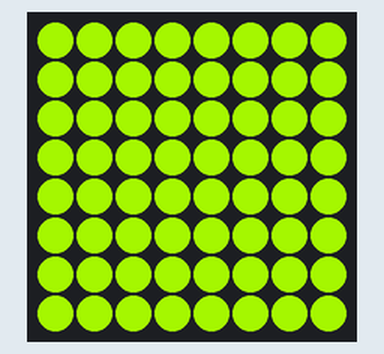
The program below on a simulated Raspberry Pi (BCM pin numbers) with a Sense HAT. Shown: the Sense HAT's 8×8 RGB LED matrix.

Above: at 1.08 s.
At 2.5 s:
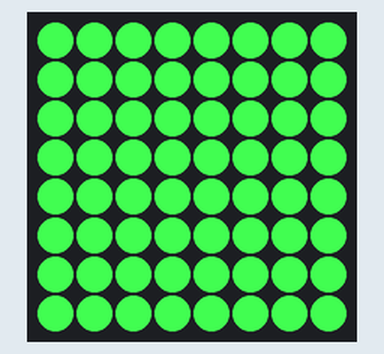
At 4.53 s:
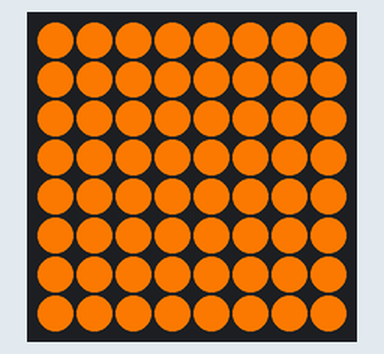
At 7.97 s:
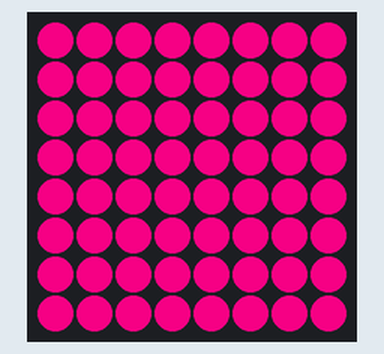
At 11.73 s:
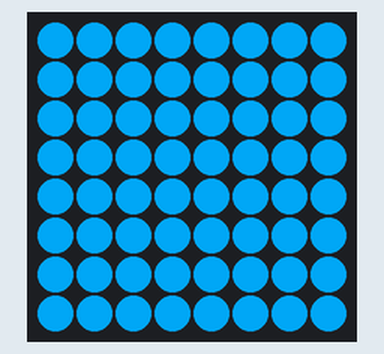
At 14.87 s:
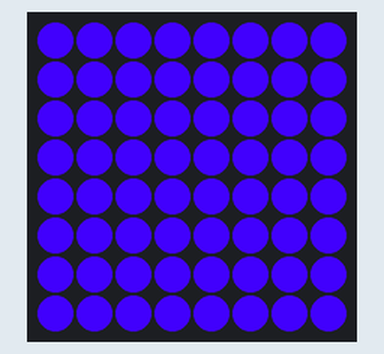

Measured:
- by itself, everything shown: repeats every 12.9 s, in 255 steps

The program:

fading-rainbow.py
```python
from sense_hat import SenseHat
from random import randint
from time import sleep
import math

sense = SenseHat()

sense.clear()

sleep(1)

frequency = 0.2

while True:
        for x in range(255):
                red = int(math.sin(frequency*x + 0) * 127 + 128)
                green = int(math.sin(frequency*x + 2) * 127 + 128)
                blue = int(math.sin(frequency*x + 4) * 127 + 128)

                sense.clear(red,green,blue)
                sleep(0.05)
```
